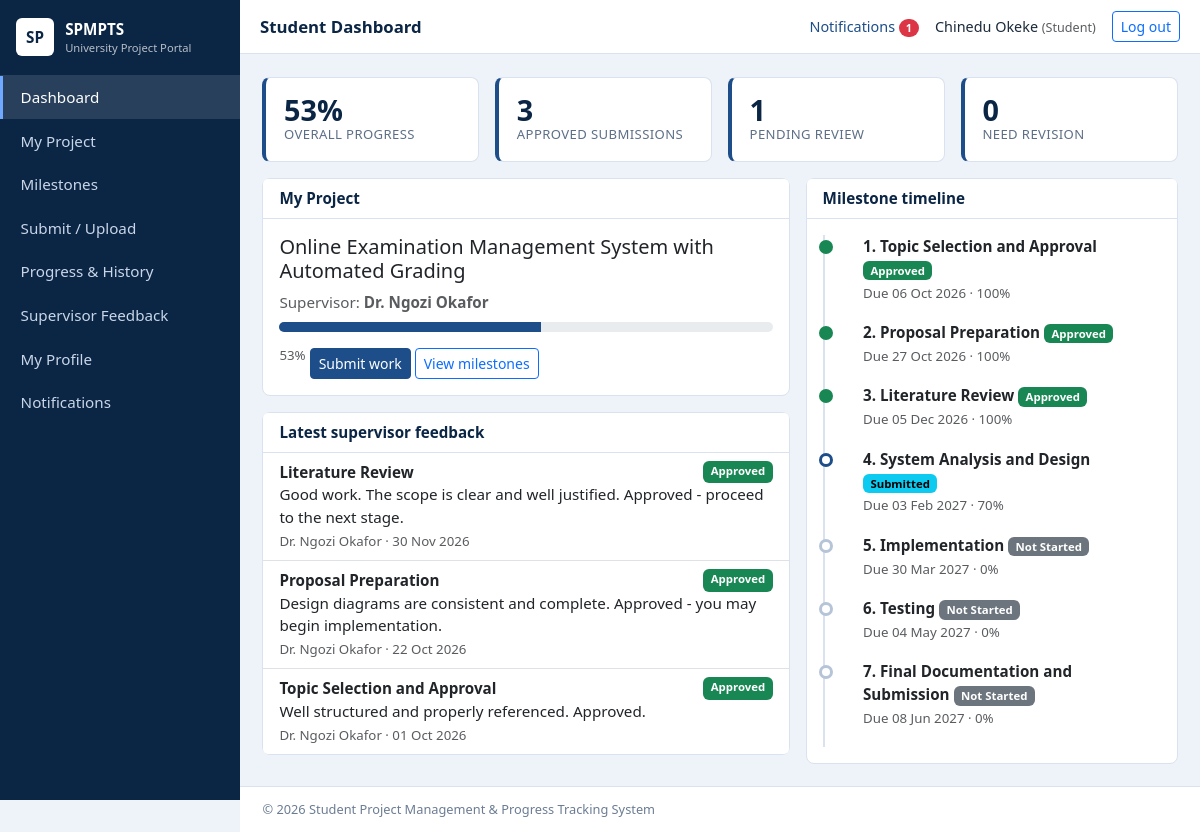
/student/dashboard.php (signed in), run on the app's committed database.
### tables this page shows
CREATE TABLE projects (
  id INT UNSIGNED AUTO_INCREMENT PRIMARY KEY,
  student_id INT UNSIGNED NOT NULL UNIQUE,
  supervisor_id INT UNSIGNED NULL,
  title VARCHAR(255) NOT NULL,
  description TEXT NULL,
  status ENUM('Not Started','In Progress','Completed') NOT NULL DEFAULT 'Not Started',
  progress TINYINT UNSIGNED NOT NULL DEFAULT 0,
  created_at TIMESTAMP NOT NULL DEFAULT CURRENT_TIMESTAMP,
  CONSTRAINT fk_proj_stu FOREIGN KEY (student_id) REFERENCES students(id) ON DELETE CASCADE,
  CONSTRAINT fk_proj_sup FOREIGN KEY (supervisor_id) REFERENCES supervisors(id) ON DELETE SET NULL,
  INDEX idx_proj_sup (supervisor_id), INDEX idx_proj_status (status)
);

CREATE TABLE users (
  id INT UNSIGNED AUTO_INCREMENT PRIMARY KEY,
  full_name VARCHAR(120) NOT NULL,
  email VARCHAR(150) NOT NULL UNIQUE,
  password_hash VARCHAR(255) NOT NULL,
  role ENUM('admin','supervisor','student') NOT NULL,
  status ENUM('active','inactive') NOT NULL DEFAULT 'active',
  last_login DATETIME NULL,
  created_at TIMESTAMP NOT NULL DEFAULT CURRENT_TIMESTAMP,
  INDEX idx_users_role (role), INDEX idx_users_status (status)
);

CREATE TABLE supervisor_feedback (
  id INT UNSIGNED AUTO_INCREMENT PRIMARY KEY,
  submission_id INT UNSIGNED NULL,
  milestone_id INT UNSIGNED NOT NULL,
  supervisor_id INT UNSIGNED NOT NULL,
  comment TEXT NOT NULL,
  decision ENUM('Approved','Rejected','Revision Required','Under Review','Comment') NOT NULL DEFAULT 'Comment',
  created_at TIMESTAMP NOT NULL DEFAULT CURRENT_TIMESTAMP,
  CONSTRAINT fk_fb_sub FOREIGN KEY (submission_id) REFERENCES submissions(id) ON DELETE CASCADE,
  CONSTRAINT fk_fb_ms FOREIGN KEY (milestone_id) REFERENCES project_milestones(id) ON DELETE CASCADE,
  CONSTRAINT fk_fb_sup FOREIGN KEY (supervisor_id) REFERENCES supervisors(id) ON DELETE CASCADE,
  INDEX idx_fb_date (created_at)
);

CREATE TABLE project_milestones (
  id INT UNSIGNED AUTO_INCREMENT PRIMARY KEY,
  project_id INT UNSIGNED NOT NULL,
  milestone_no TINYINT UNSIGNED NOT NULL,
  title VARCHAR(150) NOT NULL,
  description TEXT NULL,
  start_date DATE NOT NULL,
  due_date DATE NOT NULL,
  status ENUM('Not Started','In Progress','Submitted','Under Review','Approved','Revision Required') NOT NULL DEFAULT 'Not Started',
  completion TINYINT UNSIGNED NOT NULL DEFAULT 0,
  updated_at TIMESTAMP NOT NULL DEFAULT CURRENT_TIMESTAMP ON UPDATE CURRENT_TIMESTAMP,
  CONSTRAINT fk_ms_proj FOREIGN KEY (project_id) REFERENCES projects(id) ON DELETE CASCADE,
  UNIQUE KEY uq_project_ms (project_id, milestone_no),
  INDEX idx_ms_status (status), INDEX idx_ms_due (due_date),
  CONSTRAINT chk_ms_completion CHECK (completion <= 100)
);

### config/db.php (called while the page is built, shortened)
<?php
function db(): PDO {
    static $pdo = null;
    if ($pdo === null) {
        try {
            $pdo = new PDO('mysql:host=' . DB_HOST . ';dbname=' . DB_NAME . ';charset=utf8mb4', DB_USER, DB_PASS, [
                PDO::ATTR_ERRMODE => PDO::ERRMODE_EXCEPTION,
                PDO::ATTR_DEFAULT_FETCH_MODE => PDO::FETCH_ASSOC,
                PDO::ATTR_EMULATE_PREPARES => false,
            ]);
        } catch (PDOException $e) {
            http_response_code(500);
            exit('Database connection failed. Check config/db.php and make sure MySQL is running and database.sql has been imported.');
        }
    }
    return $pdo;
}

### student/dashboard.php (the view, shortened to what this page needs)
<?php
require_once __DIR__ . '/../includes/auth.php';
$stu = student_rec(); $proj = student_project((int)$stu['id']);
$pageTitle = 'Student Dashboard'; include __DIR__ . '/../includes/header.php';
if (!$proj): ?>
<?php include __DIR__ . '/../includes/footer.php'; exit; endif;
$ms = db()->prepare('SELECT * FROM project_milestones WHERE project_id=? ORDER BY milestone_no'); $ms->execute([$proj['id']]); $ms = $ms->fetchAll();
$cnt = ['Approved'=>0,'Pending'=>0,'Revision Required'=>0];
$q = db()->prepare("SELECT status, COUNT(*) c FROM submissions WHERE student_id=? GROUP BY status"); $q->execute([$stu['id']]);
foreach ($q->fetchAll() as $r) { if ($r['status']==='Approved') $cnt['Approved']+=$r['c']; elseif (in_array($r['status'],['Pending','Under Review'])) $cnt['Pending']+=$r['c']; else $cnt['Revision Required']+=$r['c']; }
$fb = db()->prepare('SELECT f.*, u.full_name, m.title mtitle FROM supervisor_feedback f JOIN project_milestones m ON m.id=f.milestone_id JOIN supervisors s ON s.id=f.supervisor_id JOIN users u ON u.id=s.user_id WHERE m.project_id=? ORDER BY f.created_at DESC LIMIT 3'); $fb->execute([$proj['id']]); $fb = $fb->fetchAll();
?>
<div class="row g-3 mb-3">
  <div class="col-6 col-lg-3"><div class="card stat"><div class="num"><?= (int)$proj['progress'] ?>%</div><div class="lbl">Overall progress</div></div></div>
  <div class="col-6 col-lg-3"><div class="card stat"><div class="num"><?= $cnt['Approved'] ?></div><div class="lbl">Approved submissions</div></div></div>
  <div class="col-6 col-lg-3"><div class="card stat"><div class="num"><?= $cnt['Pending'] ?></div><div class="lbl">Pending review</div></div></div>
  <div class="col-6 col-lg-3"><div class="card stat"><div class="num"><?= $cnt['Revision Required'] ?></div><div class="lbl">Need revision</div></div></div>
</div>
<div class="row g-3">
 <div class="col-lg-7">
  <div class="card mb-3"><div class="card-header">My Project</div><div class="card-body">
    <h5><?= e($proj['title']) ?></h5>
    <p class="text-muted mb-2">Supervisor: <strong><?= e($proj['supervisor_name'] ?? 'Not assigned') ?></strong></p>
    <?= progress_bar((int)$proj['progress']) ?>
    <a class="btn btn-sm btn-primary mt-3" href="<?= e(url('student/upload.php')) ?>">Submit work</a>
    <a class="btn btn-sm btn-outline-primary mt-3" href="<?= e(url('student/milestones.php')) ?>">View milestones</a>
  </div></div>
  <div class="card"><div class="card-header">Latest supervisor feedback</div><ul class="list-group list-group-flush">
   <?php foreach ($fb as $f): ?><li class="list-group-item"><div class="d-flex justify-content-between"><strong><?= e($f['mtitle']) ?></strong><?= badge($f['decision']) ?></div><div><?= e($f['comment']) ?></div><small class="text-muted"><?= e($f['full_name']) ?> &middot; <?= e(date('d M Y', strtotime($f['created_at']))) ?></small></li><?php endforeach; if (!$fb): ?><li class="list-group-item text-muted">No feedback yet.</li><?php endif; ?>
  </ul></div>
 </div>
 <div class="col-lg-5"><div class="card"><div class="card-header">Milestone timeline</div><div class="card-body">
  <ul class="timeline">
  <?php foreach ($ms as $m): $cls = ['Approved'=>'s-approved','In Progress'=>'s-progress','Submitted'=>'s-submitted','Under Review'=>'s-review','Revision Required'=>'s-revision'][$m['status']] ?? ''; ?>
   <li class="<?= $cls ?>"><strong><?= (int)$m['milestone_no'] ?>. <?= e($m['title']) ?></strong> <?= badge($m['status']) ?><br><small class="text-muted">Due <?= e(fdate($m['due_date'])) ?> &middot; <?= (int)$m['completion'] ?>%</small></li>
  <?php endforeach; ?></ul></div></div></div>
</div>
<?php include __DIR__ . '/../includes/footer.php'; ?>

### includes/auth.php (shortened to what this page needs)
<?php
require_once __DIR__ . '/../config/db.php';
function e($v): string { return htmlspecialchars((string)$v, ENT_QUOTES, 'UTF-8'); }
function url(string $p = ''): string { return BASE_URL . '/' . ltrim($p, '/'); }
function uid(): int { return (int)($_SESSION['user_id'] ?? 0); }
function student_rec(): array {
    $st = db()->prepare('SELECT s.*, u.full_name, u.email FROM students s JOIN users u ON u.id=s.user_id WHERE s.user_id=?');
    $st->execute([uid()]); $r = $st->fetch();
    if (!$r) { exit('Student record not found.'); } return $r;
}
function student_project(int $studentId): ?array {
    $st = db()->prepare('SELECT p.*, su.full_name AS supervisor_name, su.email AS supervisor_email, sp.department AS supervisor_dept FROM projects p LEFT JOIN supervisors sp ON sp.id=p.supervisor_id LEFT JOIN users su ON su.id=sp.user_id WHERE p.student_id=?');
    $st->execute([$studentId]); return $st->fetch() ?: null;
}
function badge(string $s): string {
    $map = ['Not Started' => 'secondary', 'In Progress' => 'primary', 'Submitted' => 'info', 'Under Review' => 'warning', 'Approved' => 'success',
            'Revision Required' => 'danger', 'Pending' => 'info', 'Rejected' => 'danger', 'Completed' => 'success', 'active' => 'success', 'inactive' => 'secondary'];
    return '<span class="badge text-bg-' . ($map[$s] ?? 'secondary') . '">' . e($s) . '</span>';
}
function progress_bar(int $p): string {
    return '<div class="progress" style="height:10px"><div class="progress-bar" style="width:' . $p . '%"></div></div><small class="text-muted">' . $p . '%</small>';
}
function fdate(?string $d): string { return $d ? date('d M Y', strtotime($d)) : '—'; }

### assets/css/style.css (style rules this page uses)
:root { --navy:#0b2545;--blue:#1d4e89;--light:#eef3f9;--line:#d9e2ee }
body { background:var(--light);font-family:"Segoe UI",Roboto,Arial,sans-serif;color:#1c2b3a;font-size:.95rem }
.card { border:1px solid var(--line);border-radius:8px;box-shadow:none }
.card-header { background:#fff;font-weight:600;color:var(--navy);border-bottom:1px solid var(--line) }
.stat { padding:1rem 1.1rem;border-left:4px solid var(--blue) }
.stat .num { font-size:1.8rem;font-weight:700;color:var(--navy);line-height:1.1 }
.stat .lbl { color:#5d6f86;font-size:.82rem;text-transform:uppercase;letter-spacing:.03em }
.progress-bar { background:var(--blue) }
.btn-primary { background:var(--blue);border-color:var(--blue) }
.timeline { list-style:none;margin:0;padding-left:1.4rem;border-left:2px solid var(--line) }
.timeline li { position:relative;padding:0 0 1.1rem 1rem }
.timeline li::before { content:"";position:absolute;left:-1.72rem;top:.3rem;width:14px;height:14px;border-radius:50%;background:#fff;border:3px solid #b6c4d8 }
.timeline li.s-approved::before { border-color:#198754;background:#198754 }
.timeline li.s-progress::before,.timeline li.s-submitted::before,.timeline li.s-review::before { border-color:var(--blue) }

### data on the page
projects: progress "53", title "Online Examination Management System with Automated Grading", users.full_name "Dr. Ngozi Okafor"
supervisor_feedback: milestone.title "Literature Review", decision "Approved", comment "Good work. The scope is clear and well justified. Approved - proceed to the next stage.", users.full_name "Dr. Ngozi Okafor", created_at "30 Nov 2026"
supervisor_feedback: milestone.title "Proposal Preparation", decision "Approved", comment "Design diagrams are consistent and complete. Approved - you may begin implementation.", users.full_name "Dr. Ngozi Okafor", created_at "22 Oct 2026"
supervisor_feedback: milestone.title "Topic Selection and Approval", decision "Approved", comment "Well structured and properly referenced. Approved.", users.full_name "Dr. Ngozi Okafor", created_at "01 Oct 2026"
project_milestones: milestone_no "1", title "Topic Selection and Approval", status "Approved", due_date "06 Oct 2026", completion "100"
project_milestones: milestone_no "2", title "Proposal Preparation", status "Approved", due_date "27 Oct 2026", completion "100"
project_milestones: milestone_no "3", title "Literature Review", status "Approved", due_date "05 Dec 2026", completion "100"
project_milestones: milestone_no "4", title "System Analysis and Design", status "Submitted", due_date "03 Feb 2027", completion "70"
project_milestones: milestone_no "5", title "Implementation", status "Not Started", due_date "30 Mar 2027", completion "0"
project_milestones: milestone_no "6", title "Testing", status "Not Started", due_date "04 May 2027", completion "0"
project_milestones: milestone_no "7", title "Final Documentation and Submission", status "Not Started", due_date "08 Jun 2027", completion "0"

### other printed values
$label "Dashboard"
$label "My Project"
$label "Milestones"
$label "Submit / Upload"
$label "Progress & History"
$label "Supervisor Feedback"
$label "My Profile"
$pageTitle "Student Dashboard"
$unread "1"
$_SESSION['name'] "Chinedu Okeke"
$role "Student"
$cnt['Approved'] "3"
$cnt['Pending'] "1"
$cnt['Revision Required'] "0"
